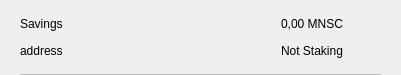
<?xml version="1.0" encoding="UTF-8"?>
<ui version="4.0">
 <class>CSRow</class>
 <widget class="QWidget" name="CSRow">
  <property name="geometry">
   <rect>
    <x>0</x>
    <y>0</y>
    <width>401</width>
    <height>75</height>
   </rect>
  </property>
  <property name="windowTitle">
   <string>Form</string>
  </property>
  <layout class="QVBoxLayout" name="verticalLayout">
   <property name="spacing">
    <number>0</number>
   </property>
   <property name="leftMargin">
    <number>20</number>
   </property>
   <property name="topMargin">
    <number>10</number>
   </property>
   <property name="rightMargin">
    <number>20</number>
   </property>
   <property name="bottomMargin">
    <number>0</number>
   </property>
   <item>
    <widget class="QWidget" name="info" native="true">
     <property name="minimumSize">
      <size>
       <width>0</width>
       <height>0</height>
      </size>
     </property>
     <layout class="QHBoxLayout" name="horizontalLayout_3">
      <property name="leftMargin">
       <number>0</number>
      </property>
      <property name="topMargin">
       <number>0</number>
      </property>
      <property name="rightMargin">
       <number>0</number>
      </property>
      <property name="bottomMargin">
       <number>10</number>
      </property>
      <item>
       <widget class="QWidget" name="container" native="true">
        <property name="minimumSize">
         <size>
          <width>0</width>
          <height>0</height>
         </size>
        </property>
        <layout class="QVBoxLayout" name="verticalLayout_2">
         <property name="spacing">
          <number>0</number>
         </property>
         <property name="leftMargin">
          <number>0</number>
         </property>
         <property name="topMargin">
          <number>0</number>
         </property>
         <property name="rightMargin">
          <number>0</number>
         </property>
         <property name="bottomMargin">
          <number>0</number>
         </property>
         <item>
          <layout class="QHBoxLayout" name="horizontalLayout">
           <item>
            <widget class="QLabel" name="labelName">
             <property name="text">
              <string>Savings</string>
             </property>
            </widget>
           </item>
           <item>
            <spacer name="horizontalSpacer">
             <property name="orientation">
              <enum>Qt::Horizontal</enum>
             </property>
             <property name="sizeHint" stdset="0">
              <size>
               <width>40</width>
               <height>20</height>
              </size>
             </property>
            </spacer>
           </item>
           <item>
            <widget class="QLabel" name="labelAmount">
             <property name="text">
              <string>0,00 MNSC</string>
             </property>
            </widget>
           </item>
          </layout>
         </item>
         <item>
          <layout class="QHBoxLayout" name="horizontalLayout_2">
           <item>
            <widget class="QLabel" name="labelAddress">
             <property name="text">
              <string>address</string>
             </property>
            </widget>
           </item>
           <item>
            <spacer name="horizontalSpacer_2">
             <property name="orientation">
              <enum>Qt::Horizontal</enum>
             </property>
             <property name="sizeHint" stdset="0">
              <size>
               <width>40</width>
               <height>20</height>
              </size>
             </property>
            </spacer>
           </item>
           <item>
            <widget class="QLabel" name="labelStaking">
             <property name="text">
              <string>Not Staking</string>
             </property>
            </widget>
           </item>
          </layout>
         </item>
        </layout>
       </widget>
      </item>
      <item alignment="Qt::AlignHCenter|Qt::AlignVCenter">
       <widget class="QPushButton" name="pushButtonMenu">
        <property name="minimumSize">
         <size>
          <width>24</width>
          <height>24</height>
         </size>
        </property>
        <property name="maximumSize">
         <size>
          <width>32</width>
          <height>32</height>
         </size>
        </property>
        <property name="focusPolicy">
         <enum>Qt::NoFocus</enum>
        </property>
        <property name="styleSheet">
         <string notr="true">border:none; background-color:transparent;</string>
        </property>
        <property name="text">
         <string/>
        </property>
        <property name="icon">
         <iconset>
          <normaloff>://ic-menu-hover</normaloff>://ic-menu-hover</iconset>
        </property>
        <property name="iconSize">
         <size>
          <width>24</width>
          <height>24</height>
         </size>
        </property>
       </widget>
      </item>
     </layout>
    </widget>
   </item>
   <item>
    <widget class="QLabel" name="lblDivisory">
     <property name="minimumSize">
      <size>
       <width>0</width>
       <height>1</height>
      </size>
     </property>
     <property name="maximumSize">
      <size>
       <width>16777215</width>
       <height>1</height>
      </size>
     </property>
     <property name="styleSheet">
      <string notr="true">background-color:#bababa;</string>
     </property>
     <property name="text">
      <string/>
     </property>
     <property name="alignment">
      <set>Qt::AlignBottom|Qt::AlignLeading|Qt::AlignLeft</set>
     </property>
    </widget>
   </item>
  </layout>
 </widget>
 <resources/>
 <connections/>
</ui>
